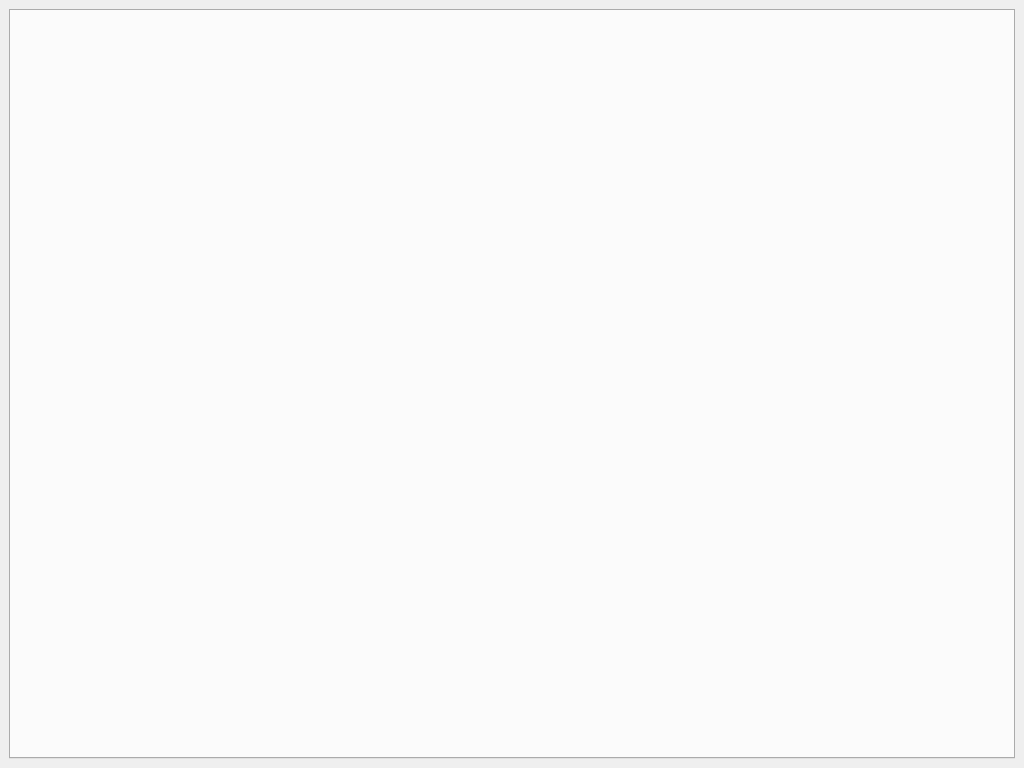
<?xml version="1.0" encoding="UTF-8"?>
<ui version="4.0">
 <class>MainWindow</class>
 <widget class="QMainWindow" name="MainWindow">
  <property name="geometry">
   <rect>
    <x>0</x>
    <y>0</y>
    <width>1024</width>
    <height>768</height>
   </rect>
  </property>
  <property name="windowTitle">
   <string>mo</string>
  </property>
  <widget class="QWidget" name="centralWidget">
   <layout class="QVBoxLayout" name="verticalLayout">
    <item>
     <widget class="QTabWidget" name="tabWidget">
      <property name="tabsClosable">
       <bool>true</bool>
      </property>
      <property name="movable">
       <bool>true</bool>
      </property>
     </widget>
    </item>
   </layout>
  </widget>
 </widget>
 <resources/>
 <connections/>
</ui>
